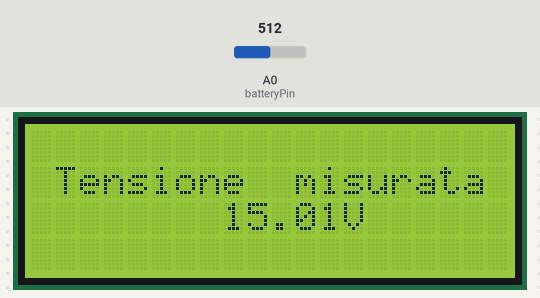
A sketch run on a simulated Arduino Uno, built with avr-gcc and run on an emulated ATmega328P. Parts: 20×4 character LCD. Inputs (shaded band) come from the test bench; at power-on: A0 (batteryPin) = 512.

Above: at 5.3 s.
5.4 s: A0 (batteryPin) set to 716
At 6.6 s:
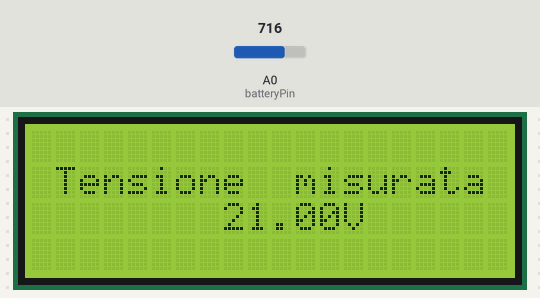
7.2 s: A0 (batteryPin) set to 900
At 8.3 s:
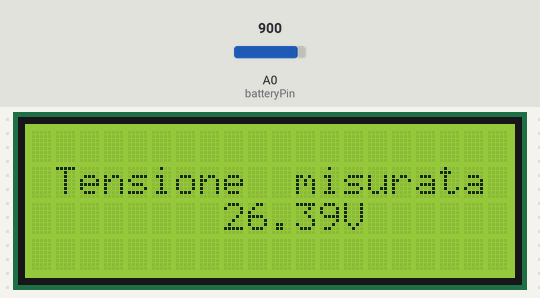
8.8 s: A0 (batteryPin) set to 1023
At 10.2 s:
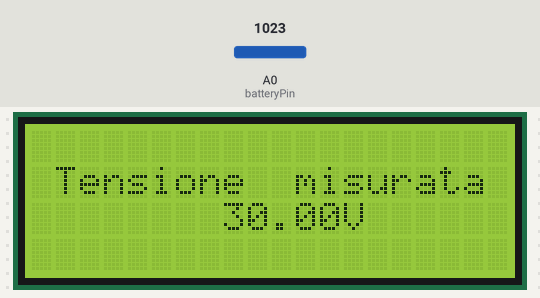
Timing chart, 0 to 11.8 s (numbered marks = the images above; inputs shaded):
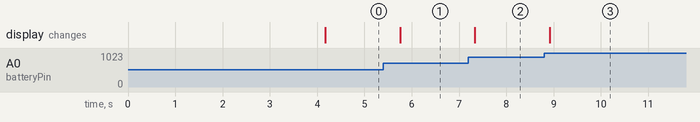

Measured:
- after the input at 5.4 s, the display: changes after 0.35 s (image 1)
- after the input at 7.2 s, the display: changes after 0.14 s (image 2)
- after the input at 8.8 s, the display: changes after 0.12 s (image 3)

The sketch:

VoltimetrINO.ino
```cpp
#include <LiquidCrystal_I2C.h>

LiquidCrystal_I2C lcd(0x3F, 20, 4);

const float referenceVolts = 5;
const float R1 = 5000;
const float R2 = 1000;
const float resistorFactor = 1023.0 * (R2 / (R1 + R2));
const int batteryPin = A0;

void setup() {
  lcd.init();
  lcd.backlight();
  lcd.setCursor(0, 0);
  lcd.print("    VoltmetrINO     ");
  lcd.setCursor(0, 1);
  lcd.print("  Pagina Facebook:  ");
  lcd.setCursor(0, 2);
  lcd.print("Progetti & Tutorial");
  lcd.setCursor(0, 3);
  lcd.print("      Ardunio       ");
  delay(4000);
  lcd.clear();
}

void loop() {
  int val = analogRead(batteryPin);
  float volts = (val / resistorFactor) * referenceVolts;
  lcd.setCursor(0, 1);
  lcd.print(" Tensione  misurata  ");
  lcd.setCursor(8, 2);
  lcd.print(volts);
  lcd.setCursor(13, 2);
  lcd.print("V");
  delay(500);
}
```
